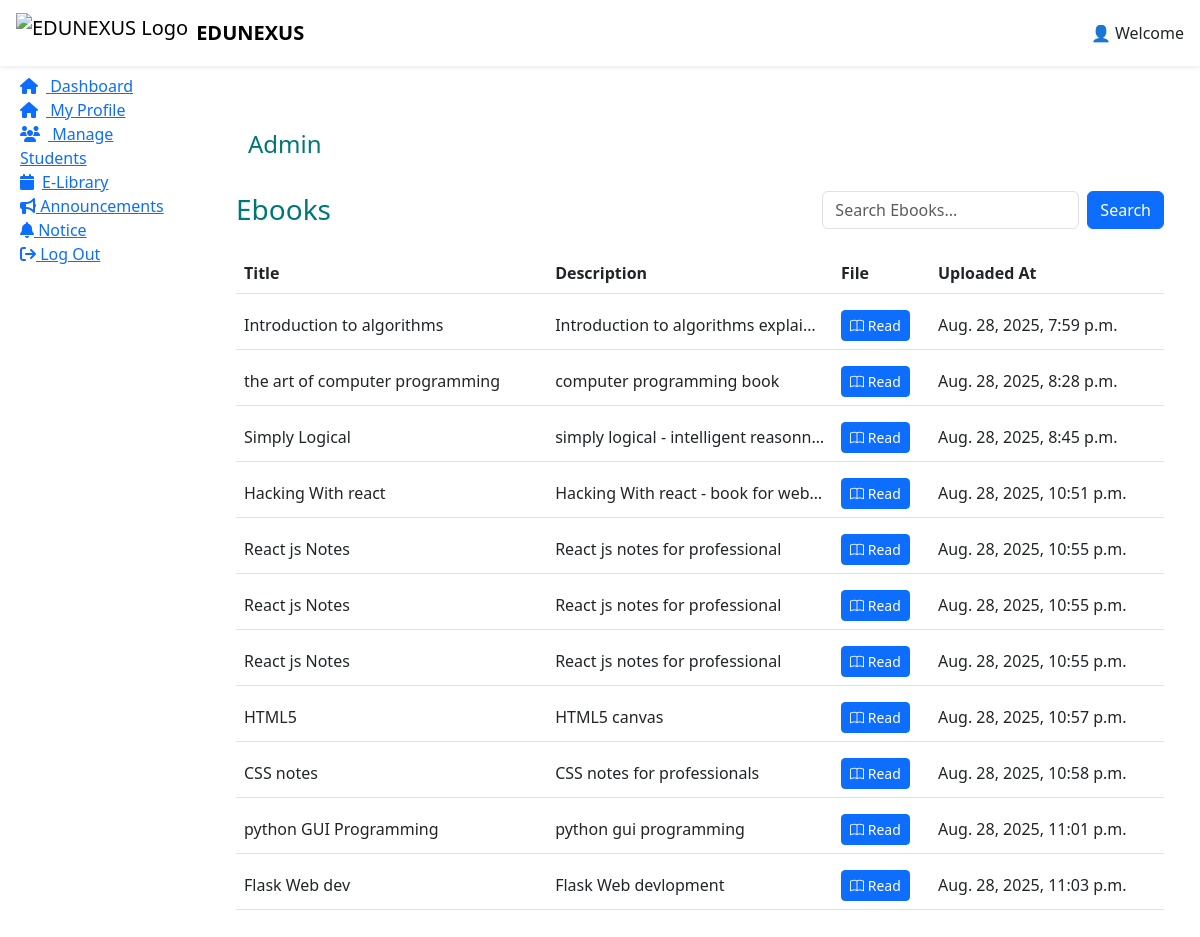
Page /Teacher_Dashboard/ebook_list (signed in) on the committed database.
### app_edunexus/models.py (models this page shows, shortened)
class EBook(models.Model):
    title = models.CharField(max_length=200)
    description = models.TextField(blank=True, null=True)
    file = models.FileField(storage=RawMediaCloudinaryStorage,upload_to="ebooks/")   # MEDIA folder me save hoga
    uploaded_at = models.DateTimeField(auto_now_add=True)

### app_edunexus/views.py (the view)
# urls.py: path('Teacher_Dashboard/ebook_list',views.ebook_list_teacher,name='ebook_list_teacher'),
def ebook_list_teacher(request):
    user_id = request.session.get('user_id')
    if not user_id:
        return redirect('log_in')
    teacher = User.objects.filter(id=user_id, Role="Teacher").first()
    if not teacher:
        return redirect('log_in')
    teacher_profile = TeacherProfile.objects.filter(teacher=teacher).first()
    if not teacher_profile:
        return HttpResponse("Teacher profile not found")
    ebooks = EBook.objects.all()
    search_query = request.GET.get('search', '')
    if search_query:
        ebooks = ebooks.filter(Q(title__icontains=search_query))
    return render(request, 'teacher_dashboard.html', {"ebooks": ebooks, "ebook_list": "ebook_list_teacher"})

### app_edunexus/templates/teacher_dashboard.html (shortened to what this page needs)
{% extends "base_dashboard.html" %}
{% load static %}
{% block nav_right %}
👤 Welcome
{% endblock %}
{% block sidebar %}
<li><a href="{% url 'Teacher_Dashboard' %}" class="capsule"><i class="fa fa-home me-2"></i> Dashboard</a></li>
<li><a href="{% url 'my_profile_teacher' %}" class="capsule"><i class="fa fa-home me-2"></i> My Profile</a></li>
<li><a href="{% url 'manage_students_teacher' %}" class="capsule"><i class="fa fa-users me-2"></i> Manage Students</a>
</li>
<li><a href="{% url 'ebook_list_teacher' %}" class="capsule"><i class="fa fa-calendar me-2"></i>E-Library</a></li>
<li><a href="{% url 'announcement_list' %}" class="capsule" style="cursor: pointer;"><i class="fa-solid fa-bullhorn"></i>
    Announcements</a></li>
<li><a href="{% url 'notice_list' %}" class="capsule" style="cursor: pointer;"><i class="fa-solid fa-bell"></i>
    Notice</a></li>
<li><a href="{% url 'log_out' %}" class="capsule"><i class="fa fa-sign-out" aria-hidden="true"></i> Log Out</a>
{% endblock %}
{% block main %}
<section class="container mt-4">
    {% if ebook_list %}
<div class="container-fluid py-3">
    <div class="d-flex align-items-center mb-3 flex-wrap">
        <h4 class="mb-2 mb-sm-0">
            <span class="brand-text" style="color:#007777;">Admin</span>
        </h4>
    </div>
</div>
<div class="table-container" style="max-width:1200px; margin:auto;">
  <div class="table-header d-flex flex-column flex-md-row justify-content-between align-items-md-center mb-3">
    <h3 class="mb-2 mb-md-0" style="color:#007777;">Ebooks</h3>
    <form method="GET" class="d-flex flex-column flex-sm-row w-md-auto">
      <input type="text"
             name="search"
             placeholder="Search Ebooks..."
             class="form-control me-sm-2 mb-2 mb-sm-0"
             value="{{ search_query }}">
      <button type="submit" class="btn btn-primary  w-sm-auto">Search</button>
    </form>
  </div>
    <div class="table-responsive">
        <table class="table align-middle table-hover"
               style="border-collapse: separate; border-spacing: 0 8px; min-width:600px;">
            <thead style="background-color:#007777; color:#fff; border-radius:8px;">
                <tr>
                    <th>Title</th>
                    <th>Description</th>
                    <th>File</th>
                    <th>Uploaded At</th>
                </tr>
            </thead>
            <tbody>
                {% for book in ebooks %}
                <tr>
                    <td>{{ book.title }}</td>
                    <td class="text-truncate" style="max-width:250px;">{{ book.description }}</td>
                    <td>
                        <a href="{{ book.file.url }}" target="_blank" class="btn btn-primary btn-sm">
                            <i class="bi bi-book"></i> Read
                        </a>
                    </td>
                    <td>{{ book.uploaded_at }}</td>
                </tr>
                {% endfor %}
            </tbody>
        </table>
    </div>
</div>
    {% endif %}
{% endblock %}

### rows in the picture
EBook: title "Introduction to algorithms", description "Introduction to algorithms explai…", uploaded_at "Aug. 28, 2025, 7:59 p.m."
EBook: title "the art of computer programming", description "computer programming book", uploaded_at "Aug. 28, 2025, 8:28 p.m."
EBook: title "Simply Logical", description "simply logical - intelligent reasonn…", uploaded_at "Aug. 28, 2025, 8:45 p.m."
EBook: title "Hacking With react", description "Hacking With react - book for web…", uploaded_at "Aug. 28, 2025, 10:51 p.m."
EBook: title "React js Notes", description "React js notes for professional", uploaded_at "Aug. 28, 2025, 10:55 p.m."
EBook: title "React js Notes", description "React js notes for professional", uploaded_at "Aug. 28, 2025, 10:55 p.m."
EBook: title "React js Notes", description "React js notes for professional", uploaded_at "Aug. 28, 2025, 10:55 p.m."
EBook: title "HTML5", description "HTML5 canvas", uploaded_at "Aug. 28, 2025, 10:57 p.m."
EBook: title "CSS notes", description "CSS notes for professionals", uploaded_at "Aug. 28, 2025, 10:58 p.m."
EBook: title "python GUI Programming", description "python gui programming", uploaded_at "Aug. 28, 2025, 11:01 p.m."
EBook: title "Flask Web dev", description "Flask Web devlopment", uploaded_at "Aug. 28, 2025, 11:03 p.m."
